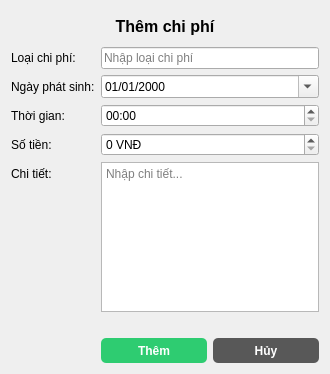
<?xml version="1.0" encoding="UTF-8"?>
<ui version="4.0">
 <class>AddExpenseDialog</class>
 <widget class="QDialog" name="AddExpenseDialog">
  <property name="geometry">
   <rect>
    <x>0</x>
    <y>0</y>
    <width>330</width>
    <height>374</height>
   </rect>
  </property>
  <property name="windowTitle">
   <string>Thêm chi phí</string>
  </property>
  <layout class="QVBoxLayout" name="verticalLayout">
   <item>
    <widget class="QLabel" name="titleLabel">
     <property name="minimumSize">
      <size>
       <width>0</width>
       <height>30</height>
      </size>
     </property>
     <property name="font">
      <font>
       <pointsize>12</pointsize>
       <weight>75</weight>
       <bold>true</bold>
      </font>
     </property>
     <property name="styleSheet">
      <string notr="true">font-weight: bold;</string>
     </property>
     <property name="text">
      <string>Thêm chi phí</string>
     </property>
     <property name="alignment">
      <set>Qt::AlignCenter</set>
     </property>
    </widget>
   </item>
   <item>
    <layout class="QFormLayout" name="formLayout">
     <item row="0" column="0">
      <widget class="QLabel" name="categoryLabel_2">
       <property name="text">
        <string>Loại chi phí:</string>
       </property>
      </widget>
     </item>
     <item row="0" column="1">
      <widget class="QLineEdit" name="expense_type">
       <property name="placeholderText">
        <string>Nhập loại chi phí</string>
       </property>
      </widget>
     </item>
     <item row="1" column="0">
      <widget class="QLabel" name="dateLabel">
       <property name="text">
        <string>Ngày phát sinh:</string>
       </property>
      </widget>
     </item>
     <item row="1" column="1">
      <widget class="QDateEdit" name="expense_date">
       <property name="displayFormat">
        <string>dd/MM/yyyy</string>
       </property>
       <property name="calendarPopup">
        <bool>true</bool>
       </property>
      </widget>
     </item>
     <item row="3" column="0">
      <widget class="QLabel" name="amountLabel">
       <property name="text">
        <string>Số tiền:</string>
       </property>
      </widget>
     </item>
     <item row="3" column="1">
      <widget class="QDoubleSpinBox" name="amount">
       <property name="suffix">
        <string> VNĐ</string>
       </property>
       <property name="decimals">
        <number>0</number>
       </property>
       <property name="maximum">
        <double>1000000000.000000000000000</double>
       </property>
       <property name="groupSeparatorShown" stdset="0">
        <bool>true</bool>
       </property>
      </widget>
     </item>
     <item row="4" column="0">
      <widget class="QLabel" name="detailsLabel">
       <property name="text">
        <string>Chi tiết:</string>
       </property>
      </widget>
     </item>
     <item row="4" column="1">
      <widget class="QTextEdit" name="description">
       <property name="placeholderText">
        <string>Nhập chi tiết...</string>
       </property>
      </widget>
     </item>
     <item row="5" column="1">
      <layout class="QHBoxLayout" name="horizontalLayout_3">
       <property name="topMargin">
        <number>20</number>
       </property>
       <item>
        <widget class="QPushButton" name="btn_add_expense">
         <property name="minimumSize">
          <size>
           <width>70</width>
           <height>25</height>
          </size>
         </property>
         <property name="styleSheet">
          <string notr="true">QPushButton {
	background-color: #2ecc71;
	color: #fff;
	border: none;
	border-radius: 5px;
	font-weight: bold;
}
</string>
         </property>
         <property name="text">
          <string>Thêm</string>
         </property>
        </widget>
       </item>
       <item>
        <widget class="QPushButton" name="btn_cancel">
         <property name="minimumSize">
          <size>
           <width>70</width>
           <height>25</height>
          </size>
         </property>
         <property name="styleSheet">
          <string notr="true">QPushButton {
	background-color: #585858;
	color: #fff;
	border: none;
	border-radius: 5px;
	font-weight: bold;
}</string>
         </property>
         <property name="text">
          <string>Hủy</string>
         </property>
        </widget>
       </item>
      </layout>
     </item>
     <item row="2" column="0">
      <widget class="QLabel" name="timeLabel">
       <property name="text">
        <string>Thời gian:</string>
       </property>
      </widget>
     </item>
     <item row="2" column="1">
      <widget class="QTimeEdit" name="expense_time">
       <property name="displayFormat">
        <string>hh:mm</string>
       </property>
      </widget>
     </item>
    </layout>
   </item>
  </layout>
 </widget>
 <resources/>
 <connections/>
</ui>
